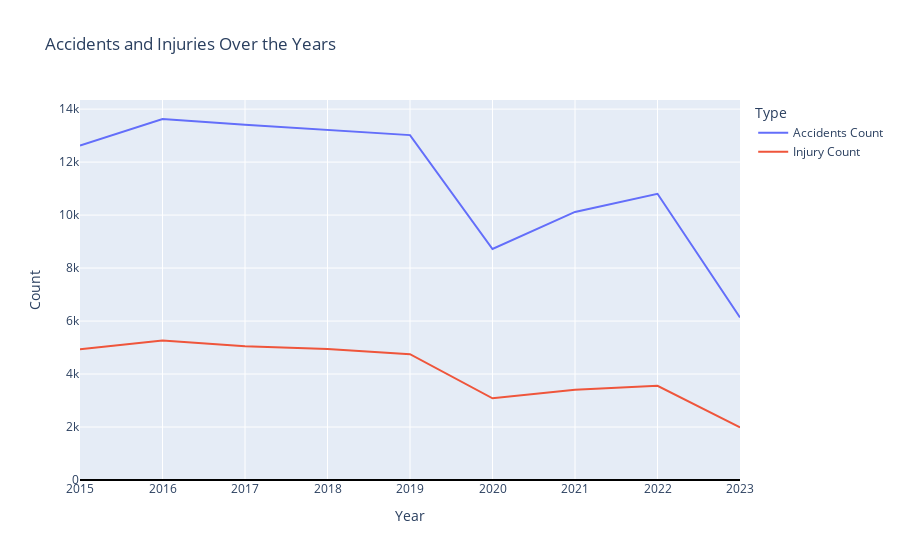

Notebook cell for this chart:
### Markdown cell above
## Accidents and injuries over the years

### Code cell
accidents_data = {'Year': [2015, 2016, 2017, 2018, 2019, 2020, 2021, 2022, 2023],
                  'Accidents Count': [12628, 13627, 13411, 13217, 13019, 8721, 10118, 10805, 6133]}
df_accidents = pd.DataFrame(accidents_data)

injury_data = {'Year': [2015, 2016, 2017, 2018, 2019, 2020, 2021, 2022, 2023],
               'Injury Count': [4939, 5262, 5051, 4943, 4749, 3084, 3409, 3555, 1986]}
df_injuries = pd.DataFrame(injury_data)

df_combined = pd.merge(df_accidents, df_injuries, on='Year')

fig = px.line(df_combined, x='Year', y=['Accidents Count', 'Injury Count'],
              labels={'value': 'Count', 'variable': 'Type', 'Year': 'Year'},
              title='Accidents and Injuries Over the Years')

fig.update_yaxes(zeroline=True, zerolinewidth=2, zerolinecolor='black', rangemode='tozero')

fig.show()

### Figure 1 — Plotly figure (JSON) as saved in the notebook; plotly's stock layout.template omitted (floating-point values rounded to 4 significant figures)
{"data": [{"hovertemplate": "Type=Accidents Count<br>Year=%{x}<br>Count=%{y}<extra></extra>", "legendgroup": "Accidents Count", "line": {"color": "#636efa", "dash": "solid"}, "marker": {"symbol": "circle"}, "mode": "lines", "name": "Accidents Count", "orientation": "v", "showlegend": true, "type": "scatter", "x": [2015, 2016, 2017, 2018, 2019, 2020, 2021, 2022, 2023], "xaxis": "x", "y": [12628, 13627, 13411, 13217, 13019, 8721, 10118, 10805, 6133], "yaxis": "y"}, {"hovertemplate": "Type=Injury Count<br>Year=%{x}<br>Count=%{y}<extra></extra>", "legendgroup": "Injury Count", "line": {"color": "#EF553B", "dash": "solid"}, "marker": {"symbol": "circle"}, "mode": "lines", "name": "Injury Count", "orientation": "v", "showlegend": true, "type": "scatter", "x": [2015, 2016, 2017, 2018, 2019, 2020, 2021, 2022, 2023], "xaxis": "x", "y": [4939, 5262, 5051, 4943, 4749, 3084, 3409, 3555, 1986], "yaxis": "y"}], "layout": {"autosize": true, "legend": {"title": {"text": "Type"}, "tracegroupgap": 0}, "title": {"text": "Accidents and Injuries Over the Years"}, "xaxis": {"anchor": "y", "autorange": true, "domain": [0, 1], "range": [2015, 2023], "title": {"text": "Year"}, "type": "linear"}, "yaxis": {"anchor": "x", "autorange": true, "domain": [0, 1], "range": [0, 14340.0], "rangemode": "tozero", "title": {"text": "Count"}, "type": "linear", "zeroline": true, "zerolinecolor": "black", "zerolinewidth": 2}}}
